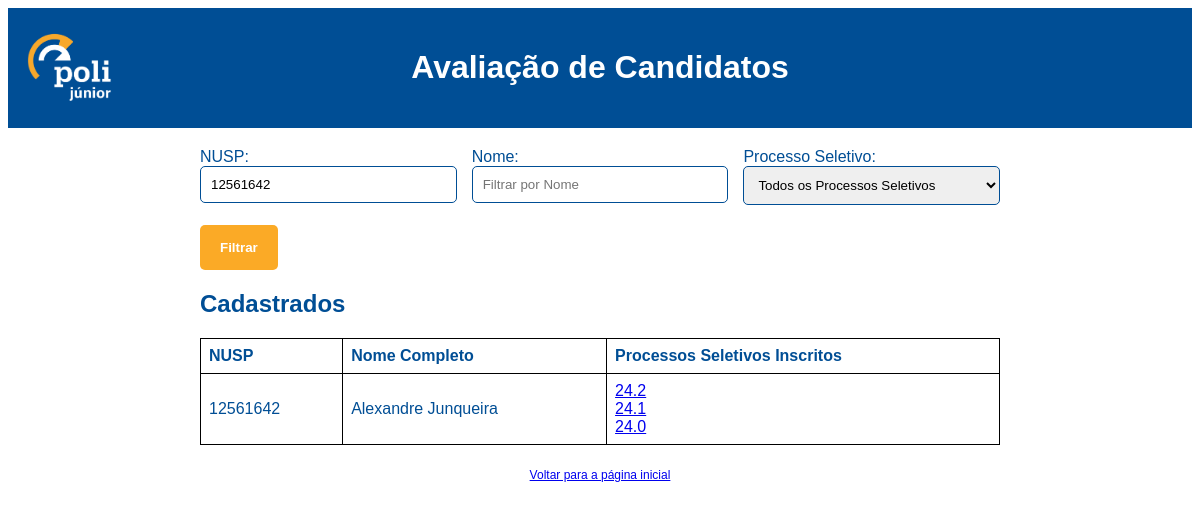
Page /avaliacao_buscar.php?nusp=12561642 on the committed database.
### tables this page shows
CREATE TABLE `cadastrados` (
  `nome` varchar(20) NOT NULL,
  `sobrenome` varchar(20) NOT NULL,
  `email` varchar(128) NOT NULL,
  `telefone` varchar(30) NOT NULL,
  `nusp` int(11) NOT NULL,
  `data_de_nascimento` date NOT NULL,
  `ano_de_ingresso` int(11) NOT NULL,
  `curso` varchar(50) NOT NULL,
  `sexualidade` varchar(20) NOT NULL,
  `vulnerabilidade_socioeconomica` tinyint(1) DEFAULT NULL,
  `genero` varchar(30) NOT NULL,
  `etnia` varchar(30) NOT NULL,
  `senha` varchar(20) NOT NULL
);

### avaliacao_buscar.php (the view, shortened to what this page needs)
<?php
include 'connection.php';
$filter_nusp = isset($_GET['nusp']) ? $_GET['nusp'] : '';
$filter_nome = isset($_GET['nome']) ? $_GET['nome'] : '';
$filter_processo_seletivo = isset($_GET['processo_seletivo']) ? $_GET['processo_seletivo'] : '';
$sql = "SELECT c.nusp, c.nome, c.sobrenome, GROUP_CONCAT(i.processo_seletivo SEPARATOR ', ') AS processos_seletivos
        FROM cadastrados c
        LEFT JOIN inscritos i ON c.nusp = i.nusp
        WHERE (c.nusp LIKE '%$filter_nusp%' OR '$filter_nusp' = '')
        AND (CONCAT(c.nome, ' ', c.sobrenome) LIKE '%$filter_nome%' OR '$filter_nome' = '')
        AND (i.processo_seletivo LIKE '%$filter_processo_seletivo%' OR '$filter_processo_seletivo' = '')
        GROUP BY c.nusp, c.nome, c.sobrenome";
$result = $conn->query($sql);
?>
<!DOCTYPE html>
<html lang="en">
<head>
    <link rel="stylesheet" href="form.css">
</head>
<div class="header">
<div class="container">
  <a class="logo" href="menu_avaliador.html">
    <img src="logo_pj.png" alt="Logo da Empresa">
  </a>
  <div class="title">
    <h1>Avaliação de Candidatos</h1>
  </div>
</div>
</div>
<body>
<div class="container">
    <form action="avaliacao_buscar.php" method="get">
    <div class="input-group">
    <div class="input-third">
        <label for="nusp">NUSP:</label>
        <input type="text" id="nusp" name="nusp" value="<?php echo htmlspecialchars($filter_nusp); ?>" placeholder="Filtrar por NUSP">
        <br>
    </div>
    <div class="input-third">
        <label for="nome">Nome:</label>
        <input type="text" id="nome" name="nome" value="<?php echo htmlspecialchars($filter_nome); ?>" placeholder="Filtrar por Nome">
        <br>
    </div>
    <div class="input-third">
        <label for="processo_seletivo">Processo Seletivo:</label>
        <select id="processo_seletivo" name="processo_seletivo">
            <option value="">Todos os Processos Seletivos</option>
        </select>
        <br>
    </div>
    </div>
        <input type="submit" name="submit" value="Filtrar">
    </form>
    <h2>Cadastrados</h2>
    <table>
        <thead>
            <tr>
                <th>NUSP</th>
                <th>Nome Completo</th>
                <th>Processos Seletivos Inscritos</th>
            </tr>
        </thead>
        <tbody>
            <?php if ($result->num_rows > 0): ?>
                <?php while($row = $result->fetch_assoc()): ?>
                    <tr>
                        <td><?php echo htmlspecialchars($row['nusp']); ?></td>
                        <td><?php echo htmlspecialchars($row['nome'] . ' ' . $row['sobrenome']); ?></td>
                        <td>
                            <?php
                            $processos_seletivos = explode(', ', $row['processos_seletivos']);
                            foreach ($processos_seletivos as $processo_seletivo) {
                                echo "<a href='candidato.php?nusp=" . htmlspecialchars($row['nusp']) . "&processo_seletivo=" . htmlspecialchars($processo_seletivo) . "'>" . htmlspecialchars($processo_seletivo) . "</a><br>";
                            }
                            ?>
                        </td>
                    </tr>
                <?php endwhile; ?>
            <?php else: ?>
                <tr>
                    <td colspan="3">Nenhum candidato encontrado com os critérios de busca fornecidos.</td>
                </tr>
            <?php endif; ?>
        </tbody>
    </table>
    <div class="container" style="text-align: center;">
    <a href="menu_avaliador.html" style="font-size: 12px;">Voltar para a página inicial</a>
  </div>
</div>
</body>
</html>

### form.css (style rules this page uses)
body { background-color: #ffffff; color: #004E95; font-family: Arial, sans-serif; }
h2 { color: #004E95; }
.input-group { display: flex; justify-content: space-between; margin-bottom: 20px; }
.input-group label { margin-bottom: 5px; }
.input-third { width: calc(33.33% - 10px); }
label { color: #004E95; }
input[type="text"], input[type="email"], input[type="date"], input[type="number"], select { width: 100%; padding: 10px; margin-bottom: 0px; border: 1px solid #004E95; border-radius: 5px; box-sizing: border-box; }
input[type="submit"] { background-color: #FBAA26; color: #ffffff; border: none; padding: 15px 20px; border-radius: 5px; cursor: pointer; font-weight: bold; }
.container { max-width: 800px; margin: 0 auto; padding: 20px; }
.header { background-color: #004E95; color: #ffffff; padding: 0px; display: flex; align-items: center; }
.logo { display: inline-block; margin-right: 20px; position: absolute; top: 27px; left: 20px; }
.logo img { height: 80px; }
.title { display: inline-block; }

### avaliacao_buscar.php (style rules this page uses)
table { width: 100%; border-collapse: collapse; }
table, th, td { border: 1px solid black; }
th, td { padding: 8px; text-align: left; }

### rows in the picture
cadastrados: nusp "12561642", nome+sobrenome "Alexandre Junqueira", processo_seletivo "24.2", processo_seletivo "24.1", processo_seletivo "24.0"
